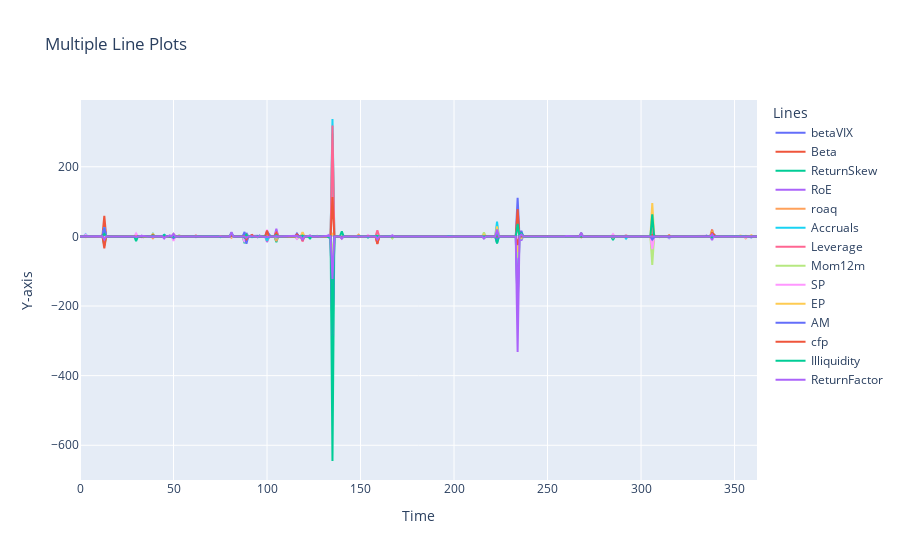

Write notebook code for a chart like this one.
### Code cell
# Aggregate and Plot relevance over time

# Aggregate the relevance scores for all timesteps by taking the average
relevance_aggregated = np.mean(np.array(relevance), axis=1)


fig = go.Figure()

x = np.arange(relevance_aggregated.shape[0])  # Assume x-axis values are the same for all line plots

for i in range(relevance_aggregated.shape[1]):
    fig.add_trace(go.Scatter(x=x, y=relevance_aggregated[:, i], mode='lines', name=(factor_selection + ["ReturnFactor"])[i]))
    
    
fig.update_layout(
    title='Multiple Line Plots',
    xaxis_title='Time',
    yaxis_title='Y-axis',
    legend_title='Lines'
)

fig.show()


plt.figure(figsize=(16,8))
plt.bar(height=relevance_aggregated.mean(axis=0), x=factor_selection + ["ReturnFactor"])
plt.title("Factor Relevance (averaged over time)")

### Figure 1 — Plotly figure (JSON) as saved in the notebook; plotly's stock layout.template omitted (floating-point values rounded to 4 significant figures; data arrays with more than 128 entries replaced by an {"elided": "..."} marker saying what was removed)
{"data": [{"mode": "lines", "name": "betaVIX", "type": "scatter", "x": {"elided": "363 int values"}, "y": {"elided": "363 float values"}}, {"mode": "lines", "name": "Beta", "type": "scatter", "x": {"elided": "363 int values"}, "y": {"elided": "363 float values"}}, {"mode": "lines", "name": "ReturnSkew", "type": "scatter", "x": {"elided": "363 int values"}, "y": {"elided": "363 float values"}}, {"mode": "lines", "name": "RoE", "type": "scatter", "x": {"elided": "363 int values"}, "y": {"elided": "363 float values"}}, {"mode": "lines", "name": "roaq", "type": "scatter", "x": {"elided": "363 int values"}, "y": {"elided": "363 float values"}}, {"mode": "lines", "name": "Accruals", "type": "scatter", "x": {"elided": "363 int values"}, "y": {"elided": "363 float values"}}, {"mode": "lines", "name": "Leverage", "type": "scatter", "x": {"elided": "363 int values"}, "y": {"elided": "363 float values"}}, {"mode": "lines", "name": "Mom12m", "type": "scatter", "x": {"elided": "363 int values"}, "y": {"elided": "363 float values"}}, {"mode": "lines", "name": "SP", "type": "scatter", "x": {"elided": "363 int values"}, "y": {"elided": "363 float values"}}, {"mode": "lines", "name": "EP", "type": "scatter", "x": {"elided": "363 int values"}, "y": {"elided": "363 float values"}}, {"mode": "lines", "name": "AM", "type": "scatter", "x": {"elided": "363 int values"}, "y": {"elided": "363 float values"}}, {"mode": "lines", "name": "cfp", "type": "scatter", "x": {"elided": "363 int values"}, "y": {"elided": "363 float values"}}, {"mode": "lines", "name": "Illiquidity", "type": "scatter", "x": {"elided": "363 int values"}, "y": {"elided": "363 float values"}}, {"mode": "lines", "name": "ReturnFactor", "type": "scatter", "x": {"elided": "363 int values"}, "y": {"elided": "363 float values"}}], "layout": {"legend": {"title": {"text": "Lines"}}, "title": {"text": "Multiple Line Plots"}, "xaxis": {"title": {"text": "Time"}}, "yaxis": {"title": {"text": "Y-axis"}}}}
